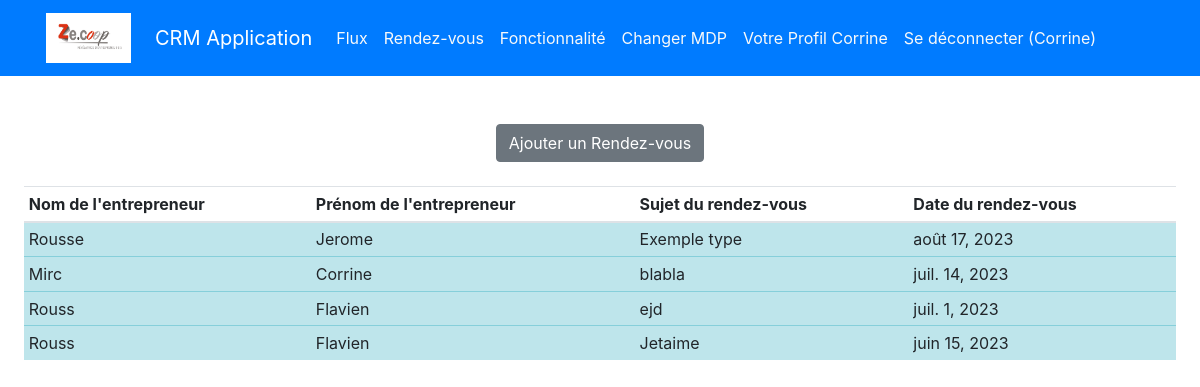
/rendezvous/ (signed in), run on the app's committed database.
### authentification/models.py (models this page shows)
class User(AbstractUser):
    pass

### appflux/models.py (models this page shows, shortened)
class RendezVous(models.Model):
    entrepreneur = models.ForeignKey(Entrepreneur, on_delete=models.CASCADE)
    sujet = models.CharField(max_length=255)
    date = models.DateField()
    heure = models.TimeField()
    nature = models.CharField(max_length=240, verbose_name=' Nature du rendez vous', choices=NATURE, blank=True)
    lieu = models.CharField(max_length=100, choices=LIEU, verbose_name='Mode d\'entretien', blank=True)
    objectifs = models.TextField(blank=True)
    personne = models.ForeignKey(User, on_delete=models.CASCADE)
    points = models.TextField(max_length=1000, verbose_name='Point qui ont été abordés', blank=True)
    notes = models.TextField(blank=True)

class Entrepreneur(models.Model):
    STRUCTURE = (
    ('Impulsions', 'Impulsions'),
    ('Eclosion', 'Eclosions')
)
    nom = models.CharField (max_length=30,)
    prenom = models.CharField(max_length=30, verbose_name="prénom")
    matricule = models.CharField(max_length=30, blank=True)
    photo = models.ImageField(default='avatar.jpg', upload_to='entrepreneur_avatars', blank=True,)
    telephone = models.CharField(max_length=15 ,blank=True, verbose_name="téléphone")
    structure = models.CharField(max_length=40, choices=STRUCTURE)
    email =  models.EmailField()
    nationalite = models.CharField(max_length=150, verbose_name="nationalité")
    naissance = models.CharField(max_length=100, verbose_name="pays de naissance",)
    numero = models.CharField( max_length=15 ,verbose_name="numéro de téléphone professionel", blank=True)
    adresse_postal = models.CharField(max_length=200, verbose_name="Code")
    adresse = models.CharField(max_length=200, blank=True, null=True)
    securite_social = models.CharField(max_length=240, blank=True, verbose_name=" Numéro de sécurité social")
    date_naissance = models.DateField(verbose_name="date de naissance")
    ville = models.CharField(max_length=120, verbose_name="lieu de résidence", blank=True )
    fonction = models.CharField(max_length=240, blank=True,)
    date_entree = models.DateField(blank=True, null= True, verbose_name="date d'entrée dans la CAE")
    debut = models.DateField(blank=True, null=True, verbose_name="date du début du contrat")
    motif = models.CharField(max_length=240, blank=True, verbose_name=' Contrat de travail', choices=TRAVAIL)
    activite = models.CharField(max_length=40, blank=True, verbose_name="type de activité", choices=ACTIVITE)
    manager = models.ForeignKey(User, on_delete=models.CASCADE, null=True, blank=True)

### appflux/views.py (the view)
# urls.py: path('rendezvous/', appflux.views.index, name='rendezvous'),
def index(request):
    rendezvous = RendezVous.objects.all().order_by('-date')
    context = {
        'rendezvous': rendezvous,
    }
    return render(request, 'appflux/annuaire.html', context)

### appflux/templates/appflux/annuaire.html (shortened to what this page needs)
{% extends 'base.html' %}
{% block content %}
{% load crispy_forms_tags %}
<div class ="text-center" >
    <a href = "{% url 'creer_rendezvous'  %}" class="btn btn-secondary"> Ajouter un Rendez-vous</a>
</div>
<div class="table-responsive-sm p-4">
    <table class="table table-sm">
        <thead>
            <tr>
                <th scope="col">Nom de l'entrepreneur</th>
                <th scope="col">Prénom de l'entrepreneur</th>
                <th scope="col">Sujet du rendez-vous</th>
                <th scope="col">Date du rendez-vous</th>
            </tr>
        </thead>
        <tbody>
            {% for rendezvous in rendezvous %}
            <tr class="table-info">
                <td>{{rendezvous.entrepreneur.nom}}</td>
                <td>{{rendezvous.entrepreneur.prenom}}</td>
                <td>{{rendezvous.sujet}}</td>
                <td>{{rendezvous.date}}</td>
            </tr>
            {% endfor %}
        </tbody>
    </table>
  </div>
{% endblock content %}

### templates/base.html (shortened to what this page needs)
<!doctype html>
{% load static %}
<html lang="en">
<head>
    <link rel="stylesheet" href="https://cdn.jsdelivr.net/npm/bootstrap@4.3.1/dist/css/bootstrap.min.css"
>
</head>
<body>
<div class="bg-primary">
    <div class="container">
        <div class="row">
            <nav class="col navbar navbar-expand-lg navbar-dark">
                <img class="navbar-brand mr-4" src="{% static 'logo.jpg' %}" width="85" height="60" alt="Logo" accept=".jpg,.jpeg,.png"></br>
                <a class="navbar-brand" href="{% url 'home' %}">CRM Application</a>
                <div id="navbarContent" class="collapse navbar-collapse">
                    <ul class="navbar-nav">
                        {% if user.is_authenticated %}
                        <li class="nav-item ">
                            <a class="nav-link text-light"
                               href="{% url 'home' %}">Flux</a>
                        <li class="nav-item">
                            <a class="nav-link text-light"
                               href="{% url 'rendezvous' %}">Rendez-vous</a>
                        </li>
                        <li class="nav-item">
                            <a class="nav-link text-light"
                               href="{% url 'home' %}">Fonctionnalité</a>
                        </li>
                        <li class="nav-item ">
                            <a class="nav-link text-light"
                               href="{% url 'password_change' %}">Changer
                                MDP</a>
                        </li>
                        <li class="nav-item ">
                            <a class= "nav-link text-light"href="{% url 'profile' %}" title="Update my profile">Votre Profil {{request.user | title}}</a>
                        </li>
                        <li class="nav-item ">
                            <a class="nav-link text-light" href="{% url 'logout' %}">Se
                                déconnecter ({{ request.user }})</a>
                        {% endif %}
                    </ul>
                </div>
            </nav>
        </div>
    </div>
</div>
{% block content %}
{% endblock content %}
</body>
</html>

### data on the page
User: user "Corrine"
RendezVous: entrepreneur.nom "Rousse", entrepreneur.prenom "Jerome", sujet "Exemple type", date "août 17, 2023"
RendezVous: entrepreneur.nom "Mirc", entrepreneur.prenom "Corrine", sujet "blabla", date "juil. 14, 2023"
RendezVous: entrepreneur.nom "Rouss", entrepreneur.prenom "Flavien", sujet "ejd", date "juil. 1, 2023"
RendezVous: entrepreneur.nom "Rouss", entrepreneur.prenom "Flavien", sujet "Jetaime", date "juin 15, 2023"
